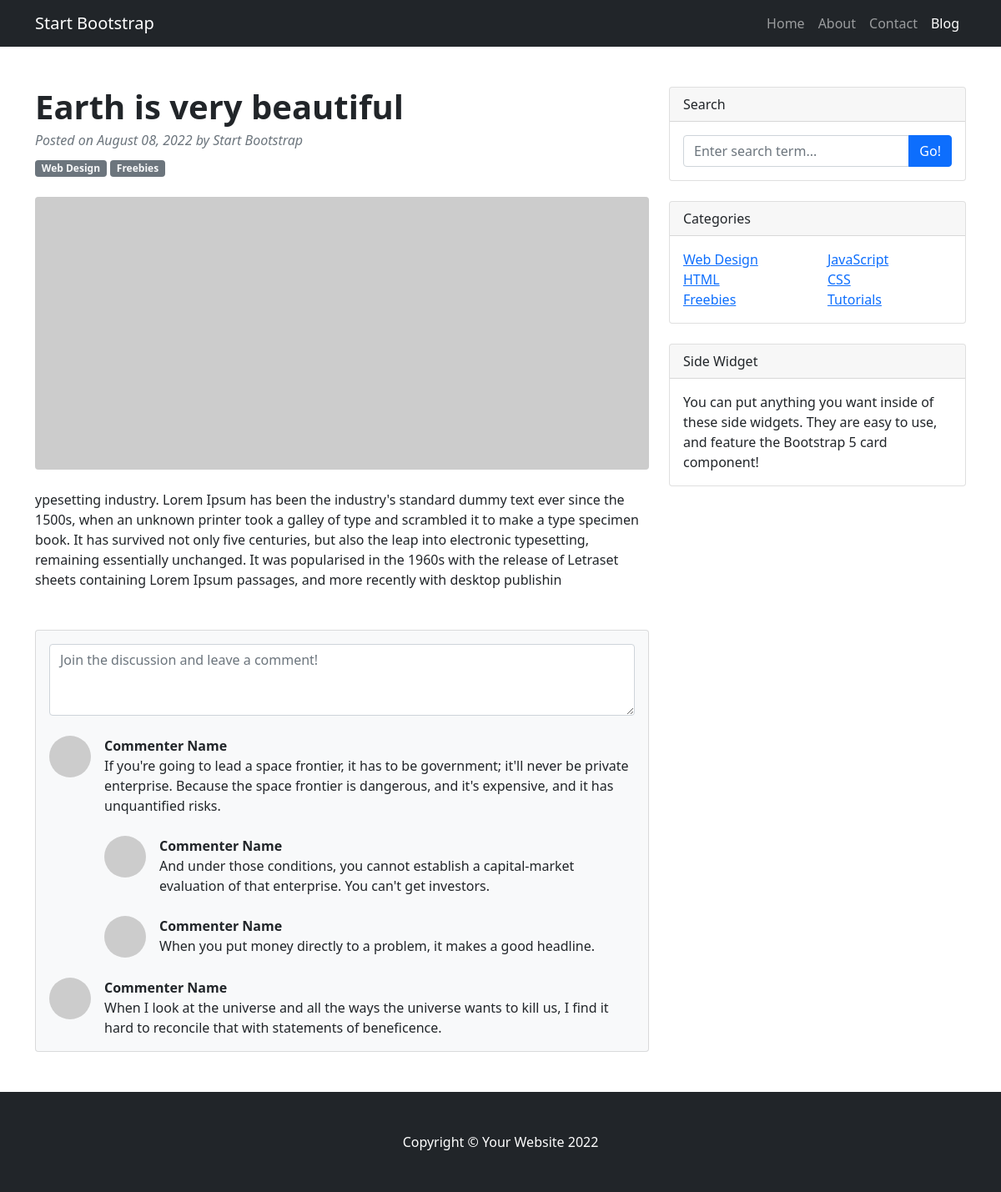
/post/1, run on the app's committed database.
### base/models.py (models this page shows, shortened)
class BlogPost(models.Model):
    title = models.CharField(max_length=200, null=False)
    desc = models.TextField(blank=True)
    posted_on = models.DateTimeField(auto_now_add=True)

### base/views.py (the view)
# urls.py: path('post/<int:post_id>', views.post, name='post')
def post(request, post_id):
    blog_info = BlogPost.objects.get(pk= post_id)
    blog_info.posted_on = get_formatted_date(blog_info.posted_on)
    return render(request, 'post.html', {'blog_info': blog_info})

### base/helpers.py (called while the page is built)
def get_formatted_date(old_format):
    new_format = old_format.strftime("%B %d, %Y")
    return new_format

### templates/post.html (shortened to what this page needs)
<!DOCTYPE html>
<html lang="en">
    <head>
        {% load static %}
        <link href=" {% static 'css/styles.css' %}" rel="stylesheet" />
    </head>
    <body>
        <nav class="navbar navbar-expand-lg navbar-dark bg-dark">
            <div class="container">
                <a class="navbar-brand" href="#!">Start Bootstrap</a>
                <div class="collapse navbar-collapse" id="navbarSupportedContent">
                    <ul class="navbar-nav ms-auto mb-2 mb-lg-0">
                        <li class="nav-item"><a class="nav-link" href="#">Home</a></li>
                        <li class="nav-item"><a class="nav-link" href="#!">About</a></li>
                        <li class="nav-item"><a class="nav-link" href="#!">Contact</a></li>
                        <li class="nav-item"><a class="nav-link active" aria-current="page" href="#">Blog</a></li>
                    </ul>
                </div>
            </div>
        </nav>
        <div class="container mt-5">
            <div class="row">
                <div class="col-lg-8">
                    <article>
                        <header class="mb-4">
                            <h1 class="fw-bolder mb-1"> {{blog_info.title}} </h1>
                            <div class="text-muted fst-italic mb-2">Posted on {{blog_info.posted_on}} by Start Bootstrap</div>
                            <a class="badge bg-secondary text-decoration-none link-light" href="#!">Web Design</a>
                            <a class="badge bg-secondary text-decoration-none link-light" href="#!">Freebies</a>
                        </header>
                        <figure class="mb-4"><img class="img-fluid rounded" src="https://dummyimage.com/900x400/ced4da/6c757d.jpg" alt="..." /></figure>
                        <section class="mb-5">
                            {{blog_info.desc}}
                        </section>
                    </article>
                    <section class="mb-5">
                        <div class="card bg-light">
                            <div class="card-body">
                                <form class="mb-4"><textarea class="form-control" rows="3" placeholder="Join the discussion and leave a comment!"></textarea></form>
                                <div class="d-flex mb-4">
                                    <div class="flex-shrink-0"><img class="rounded-circle" src="https://dummyimage.com/50x50/ced4da/6c757d.jpg" alt="..." /></div>
                                    <div class="ms-3">
                                        <div class="fw-bold">Commenter Name</div>
                                        If you're going to lead a space frontier, it has to be government; it'll never be private enterprise. Because the space frontier is dangerous, and it's expensive, and it has unquantified risks.
                                        <div class="d-flex mt-4">
                                            <div class="flex-shrink-0"><img class="rounded-circle" src="https://dummyimage.com/50x50/ced4da/6c757d.jpg" alt="..." /></div>
                                            <div class="ms-3">
                                                <div class="fw-bold">Commenter Name</div>
                                                And under those conditions, you cannot establish a capital-market evaluation of that enterprise. You can't get investors.
                                            </div>
                                        </div>
                                        <div class="d-flex mt-4">
                                            <div class="flex-shrink-0"><img class="rounded-circle" src="https://dummyimage.com/50x50/ced4da/6c757d.jpg" alt="..." /></div>
                                            <div class="ms-3">
                                                <div class="fw-bold">Commenter Name</div>
                                                When you put money directly to a problem, it makes a good headline.
                                            </div>
                                        </div>
                                    </div>
                                </div>
                                <div class="d-flex">
                                    <div class="flex-shrink-0"><img class="rounded-circle" src="https://dummyimage.com/50x50/ced4da/6c757d.jpg" alt="..." /></div>
                                    <div class="ms-3">
                                        <div class="fw-bold">Commenter Name</div>
                                        When I look at the universe and all the ways the universe wants to kill us, I find it hard to reconcile that with statements of beneficence.
                                    </div>
                                </div>
                            </div>
                        </div>
                    </section>
                </div>
                <div class="col-lg-4">
                    <div class="card mb-4">
                        <div class="card-header">Search</div>
                        <div class="card-body">
                            <div class="input-group">
                                <input class="form-control" type="text" placeholder="Enter search term..." aria-label="Enter search term..." aria-describedby="button-search" />
                                <button class="btn btn-primary" id="button-search" type="button">Go!</button>
                            </div>
                        </div>
                    </div>
                    <div class="card mb-4">
                        <div class="card-header">Categories</div>
                        <div class="card-body">
                            <div class="row">
                                <div class="col-sm-6">
                                    <ul class="list-unstyled mb-0">
                                        <li><a href="#!">Web Design</a></li>
                                        <li><a href="#!">HTML</a></li>
                                        <li><a href="#!">Freebies</a></li>
                                    </ul>
                                </div>
                                <div class="col-sm-6">
                                    <ul class="list-unstyled mb-0">
                                        <li><a href="#!">JavaScript</a></li>
                                        <li><a href="#!">CSS</a></li>
                                        <li><a href="#!">Tutorials</a></li>
                                    </ul>
                                </div>
                            </div>
                        </div>
                    </div>
                    <div class="card mb-4">
                        <div class="card-header">Side Widget</div>
                        <div class="card-body">You can put anything you want inside of these side widgets. They are easy to use, and feature the Bootstrap 5 card component!</div>
                    </div>
                </div>
            </div>
        </div>
        <footer class="py-5 bg-dark">
            <div class="container"><p class="m-0 text-center text-white">Copyright &copy; Your Website 2022</p></div>
        </footer>
    </body>
</html>

### data on the page
BlogPost: title "Earth is very beautiful", posted_on "August 08, 2022", desc "ypesetting industry. Lorem Ipsum has been the industry's standard dummy text ever since the 1500s, when an unknown printer took a galley of type and scrambled it to make a type specimen book. It has survived not only five centuries, but also the leap into electronic typesetting, remaining essentially unchanged. It was popularised in the 1960s with the release of Letraset sheets containing Lorem Ipsum passages, and more recently with desktop publishin"
